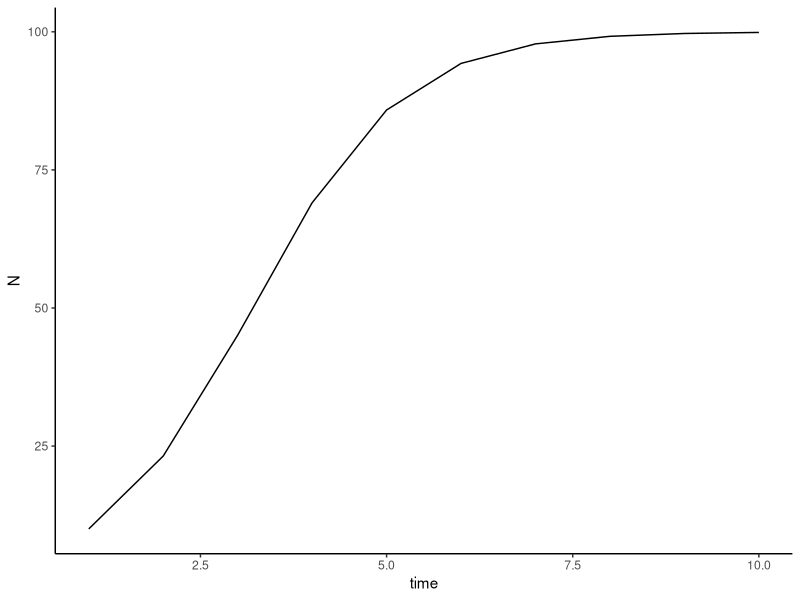
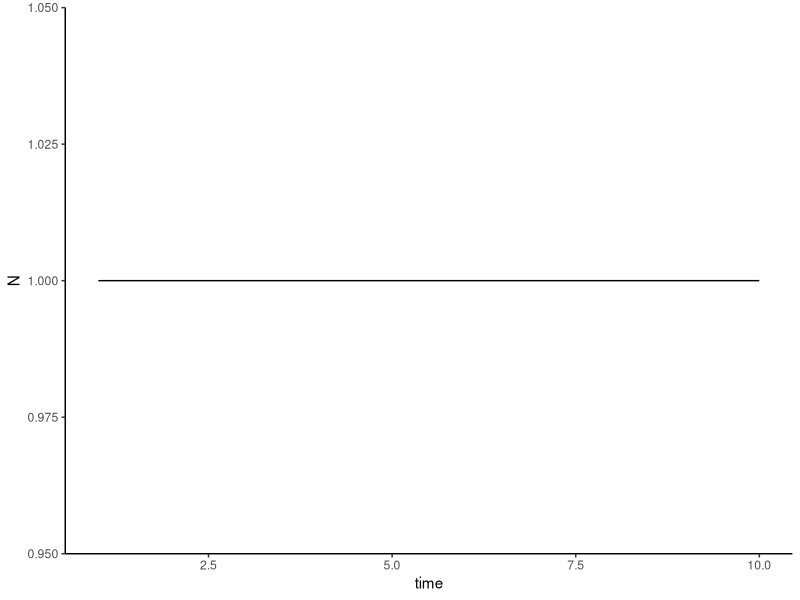
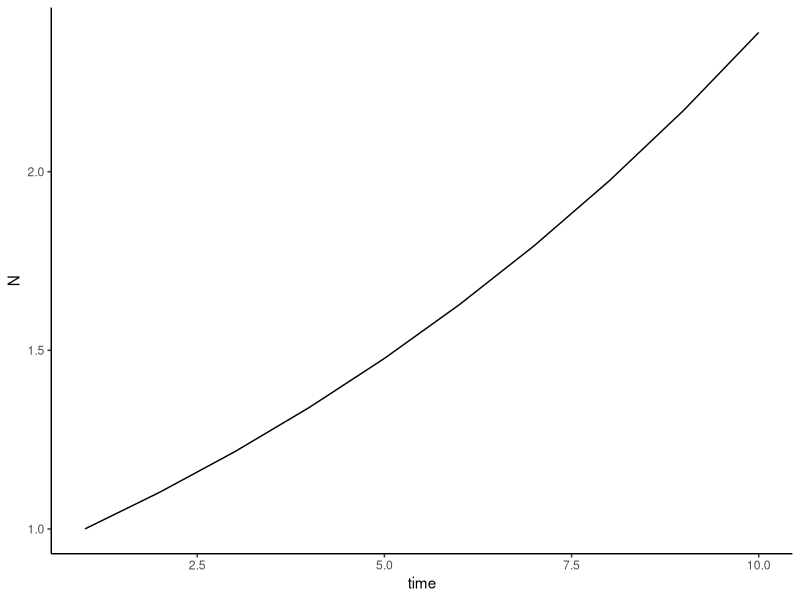

These charts were generated, in order, by the following R code:
#######QUESTION 1#############

##load the deSolve package and ggplot2 for plotting
library(deSolve)
library(ggplot2)

#####Plot of population size as a function of time with 5 populations with different r
#custom function that defines the model differential equations for density-dependent pop growth
ddSim=function(t,y,p){
  N1=y
  
  r1=p[1]
  K1=p[2]
  
  dNdt=r1*(1-N1/K1)*N1
  
  return(list(c(dNdt)))
}

##create a dataframe model output for various r values
rValues=data.frame(c(-0.1,0.1,0.4,0.8,1.0))

#create a for loop to simulate with the different parameters of interest and store information
#define parameters, initial values and time steps
for(i in 1:length(rValues)){
  params=c(i,100)
  N0=c(10)
  times=1:10
##simulate model using ode()
modelSim=ode(y=N0,times=times,func=ddSim,parms=params)
}
#convert to datafrome for plotting purposes
modelOutput=data.frame(time=modelSim[,1],N=modelSim[,2])

#plot
#ggplot(modelOutput) + geom_line(aes(x=time,y=N)) + geom_line(x=time, y=?)
ggplot(modelOutput,aes(x=time,y=N))+geom_line()+theme_classic()






####Plot of population size as a function of time with three populations with different k
#custom function that defines the model differential equations for density-dependent pop growth
ddSim=function(t,y,p){
  N=y
  
  r=p[1]
  K=p[2]
  
  dNdt=r*(1-N/K)*N
  
  return(list(dNdt))
}
##create a dataframe model output for various k values
kValues=data.frame(c(10,50,100))

#create a for loop to simulate with the different parameters of interest and store information
#define parameters, initial values and time steps
for(i in 1:length(kValues)){
  params=c(0.2, i)
  N0=1
  times=1:10
}

##simulate model using ode()
modelSim=ode(y=N0,times=times,func=ddSim,parms=params)

#convert to datafrome for plotting purposes
modelOutput=data.frame(time=modelSim[,1],N=modelSim[,2])

ggplot(modelOutput,aes(x=time,y=N))+geom_line()+theme_classic()





#####Plot of population size as a function of time with three populations with different N0
#custom function that defines the model differential equations for density-dependent pop growth
ddSim=function(t,y,p){
  N=y
  
  r=p[1]
  K=p[2]
  
  dNdt=r*(1-N/K)*N
  
  return(list(dNdt))
}
##create a dataframe model output for various N0 values
nValues=data.frame(c(1,50,100))

#create a for loop to simulate with the different parameters of interest and store information
#define parameters, initial values and time steps
for(i in 1:length(nValues)){
  params=c(0.1,50)
  N0=i
  times=1:10
}

##simulate model using ode()
modelSim=ode(y=N0,times=times,func=ddSim,parms=params)

#convert to datafrome for plotting purposes
modelOutput=data.frame(time=modelSim[,1],N=modelSim[,2])

ggplot(modelOutput,aes(x=time,y=N))+geom_line()+theme_classic()
